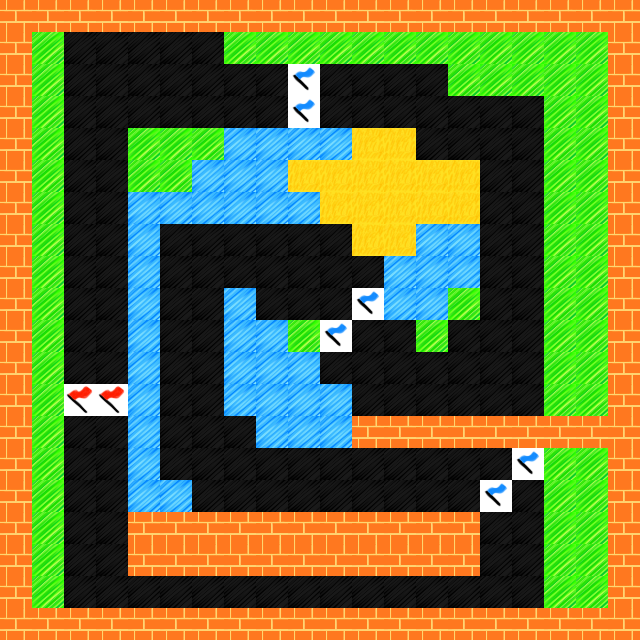

A 2D game scene composited from a Tiled map and its tileset images. What follows is a short description and the map's XML, with every tile layer's data as written:
An orthogonal 20x20 tile map with 32x32 px tiles, 1 tile layer (Tile Layer 1).

<map version="1.2" tiledversion="1.2.1" orientation="orthogonal" renderorder="right-down" width="20" height="20" tilewidth="32" tileheight="32" infinite="0" nextlayerid="3" nextobjectid="1">
 <tileset firstgid="1" source="RacetrackTileSet.tsx" />
 <layer id="2" name="Tile Layer 1" width="20" height="20">
  <data encoding="csv">
7,7,7,7,7,7,7,7,7,7,7,7,7,7,7,7,7,7,7,7,
7,3,4,4,4,4,4,3,3,3,3,3,3,3,3,3,3,3,3,7,
7,3,4,4,4,4,4,4,4,1,4,4,4,4,3,3,3,3,3,7,
7,3,4,4,4,4,4,4,4,1,4,4,4,4,4,4,4,3,3,7,
7,3,4,4,3,3,3,8,8,8,8,5,5,4,4,4,4,3,3,7,
7,3,4,4,3,3,8,8,8,5,5,5,5,5,5,4,4,3,3,7,
7,3,4,4,8,8,8,8,8,8,5,5,5,5,5,4,4,3,3,7,
7,3,4,4,8,4,4,4,4,4,4,5,5,8,8,4,4,3,3,7,
7,3,4,4,8,4,4,4,4,4,4,4,8,8,8,4,4,3,3,7,
7,3,4,4,8,4,4,8,4,4,4,1,8,8,3,4,4,3,3,7,
7,3,4,4,8,4,4,8,8,3,1,4,4,3,4,4,4,3,3,7,
7,3,4,4,8,4,4,8,8,8,4,4,4,4,4,4,4,3,3,7,
7,3,2,2,8,4,4,8,8,8,8,4,4,4,4,4,4,3,3,7,
7,3,4,4,8,4,4,4,8,8,8,7,7,7,7,7,7,7,7,7,
7,3,4,4,8,4,4,4,4,4,4,4,4,4,4,4,1,3,3,7,
7,3,4,4,8,8,4,4,4,4,4,4,4,4,4,1,4,3,3,7,
7,3,4,4,7,7,7,7,7,7,7,7,7,7,7,4,4,3,3,7,
7,3,4,4,7,7,7,7,7,7,7,7,7,7,7,4,4,3,3,7,
7,3,4,4,4,4,4,4,4,4,4,4,4,4,4,4,4,3,3,7,
7,7,7,7,7,7,7,7,7,7,7,7,7,7,7,7,7,7,7,7
</data>
 </layer>
</map>
